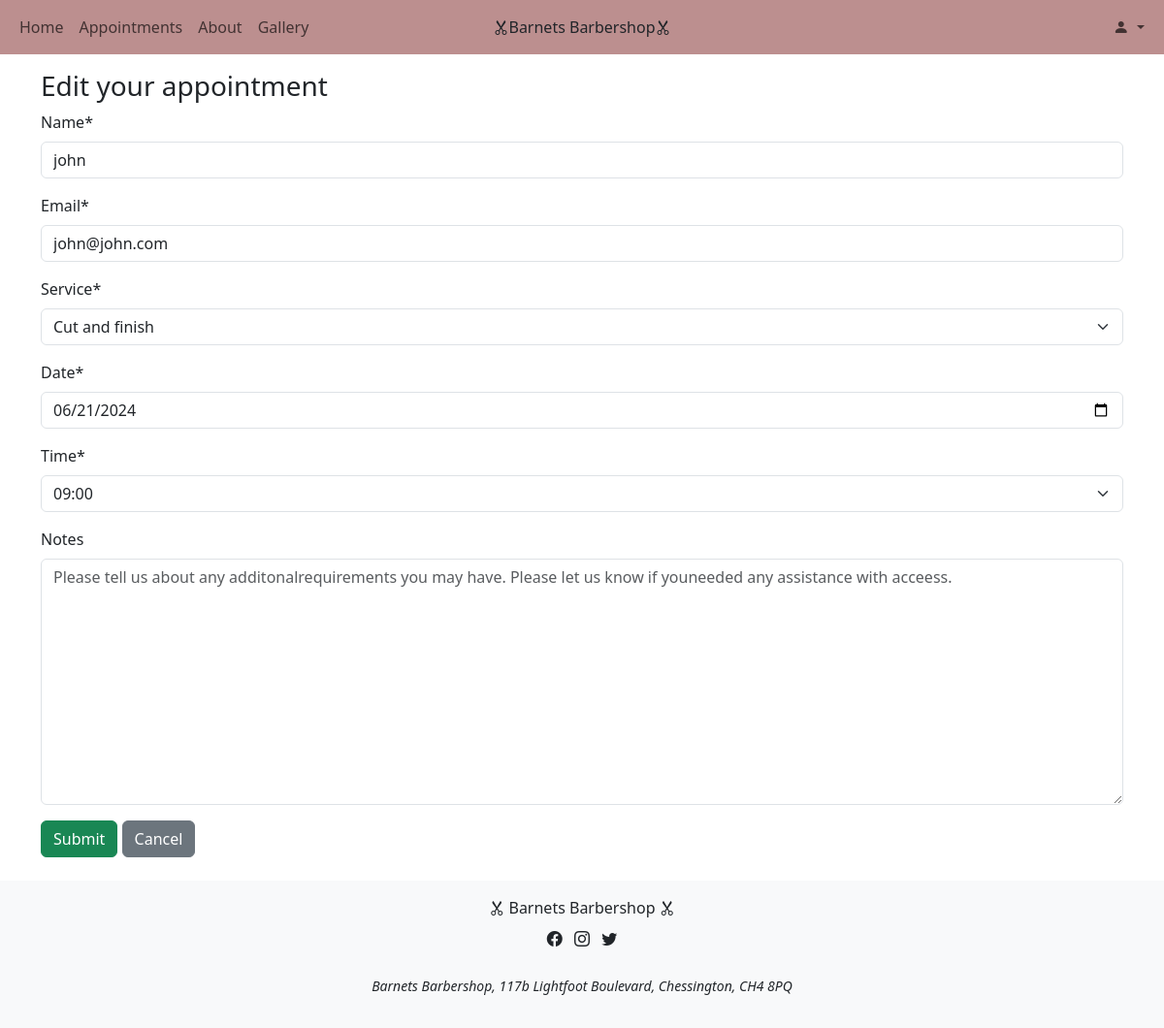
/appointments/appointments/1/edit/ (signed in), run on the app's committed database.
### appointments/models.py (models this page shows, shortened)
class appointment_booking(models.Model):
    user = models.ForeignKey(User, on_delete=models.CASCADE)
    name = models.CharField(max_length=200)
    email = models.EmailField()
    service = models.IntegerField(choices=SERVICE_OPTIONS, default=0)
    date = models.DateField(default=timezone.now)
    time = models.CharField(max_length=10, choices=TIME_SLOTS, default="09:00")
    notes = models.TextField(blank=True)
    complete = models.BooleanField(default=False)

### appointments/views.py (the view, shortened to what this page needs)
# urls.py: path('appointments/<int:appointment_id>/edit/', appointment_views.appointment_edit, name='appointments_edit'), # noqa
def appointment_edit(request, appointment_id):
    appointment = get_object_or_404(appointment_booking, pk=appointment_id)
    if request.user.is_authenticated and appointment.user == request.user:
        appointment_form = AppointmentForm(instance=appointment)
        return render(
                    request,
                    "appointments/appointments_edit.html",
                    {'appointment_form': appointment_form, 'appointments': appointments}) # noqa
    else:
        return HttpResponse(
                            "Not authorized to edit this appointment!",
                            status=403)

### appointments/forms.py
class AppointmentForm(forms.ModelForm):
    class Meta:
        model = appointment_booking
        exclude = ['user', 'complete']
        presentday = date.today()
        tomorrow = presentday + timedelta(1)
        print(tomorrow)
        widgets = {
            'date': forms.DateInput(
                attrs={
                        'type': 'date',
                        'min': tomorrow,
                        'class': 'form-control'
                        }
            ),
            'notes': forms.Textarea(
                attrs={
                    'class': 'form-control',
                    'placeholder': 'Please tell us about any additonal'
                    'requirements you may have. Please let us know if you'
                    'needed any assistance with acceess.'
                })
        }

### appointments/templates/appointments/appointments_edit.html (shortened to what this page needs)
{% extends "base.html" %}
{% load crispy_forms_tags %}
{% block content %}
<br><br>
<div class="container mt-4">
    <h3>Edit your appointment</h3>
    <form id="appointmentForm" method="post" class="needs-validation" novalidate>
        {{ appointment_form|crispy }}
        <button type="submit" class="btn btn-success">Submit</button>
        <a href="{% url 'appointments' %}" class="btn btn-secondary">Cancel</a>
    </form>
</div>
{% endblock %}

### static/css/base.css (style rules this page uses)
html { height: 100%; width: 100%; margin: 0; padding: 0; border: 0; }

### data on the page
appointment_booking: name "john", email "john@john.com", service "Cut and finish", date "06/21/2024", time "09:00"
